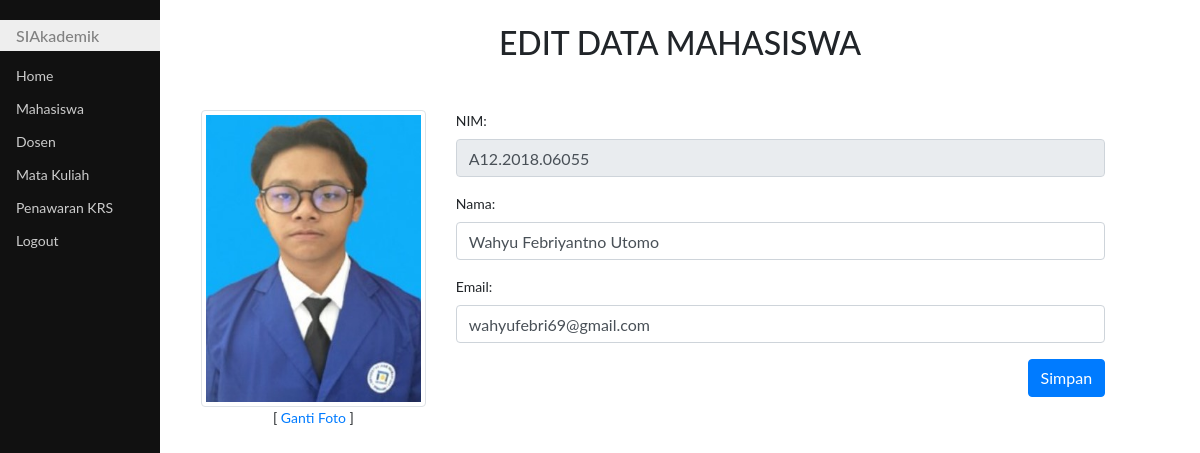
Page /editMhs.php?kode=21 (signed in) on the committed database.
### tables this page shows
CREATE TABLE `mhs` (
  `id` int(11) NOT NULL,
  `nim` char(14) DEFAULT NULL,
  `nama` varchar(50) DEFAULT NULL,
  `email` varchar(50) DEFAULT NULL,
  `foto` varchar(255) DEFAULT NULL
);

### editMhs.php (the view, shortened to what this page needs)
<!DOCTYPE html>
<html>
<head>
	<link rel="stylesheet" type="text/css" href="bootstrap/css/bootstrap.css">
	<link rel="stylesheet" type="text/css" href="style.css">
</head>
<body>
	<?php
	require "koneksi.php";
	$id = $_GET['kode'];
	$sql = "select * from mhs where id='$id'";
	$qry = mysqli_query($koneksi, $sql);
	$row = mysqli_fetch_assoc($qry);
	?>
	<div class="utama">
		<h2 class="mb-5 mt-4 text-center">EDIT DATA MAHASISWA</h2>
		<div class="row ml-3">
			<div class="col-sm-3 text-center">
				<img class="rounded img-thumbnail" src="foto/<?php echo $row['foto'] ?>">
				<div>
					[ <a href="gantiFotoMhs.php?id=<?php echo $row['id'] ?>">Ganti Foto</a> ]
				</div>
			</div>
			<div class="col-sm-8">
				<form enctype="multipart/form-data" method="post" action="query_editMhs.php">
					<div class="form-group">
						<label for="nim">NIM:</label>
						<input class="form-control" type="text" name="nim" id="nim" value="<?php echo $row['nim'] ?>" readonly>
					</div>
					<div class="form-group">
						<label for="nama">Nama:</label>
						<input class="form-control" type="text" name="nama" id="nama" value="<?php echo $row['nama'] ?>">
					</div>
					<div class="form-group">
						<label for="email">Email:</label>
						<input class="form-control" type="email" name="email" id="email" value="<?php echo $row['email'] ?>">
					</div>
					<div>
						<button class="btn btn-primary float-right" type="submit">Simpan</button>
					</div>
				</form>
			</div>
		</div>
	</div>
</body>
</html>

### style.css (style rules this page uses)
body { font-family: "Lato", sans-serif; }
.menusamping { height: 100%; width: 160px; position: fixed; z-index: 1; top: 0; left: 0; background-color: #111; overflow-x: hidden; padding-top: 20px; }
.menusamping a { padding: 6px 8px 6px 16px; text-decoration: none; font-size: 14px; color: #ccc; display: block; }
.menusamping h1 { padding: 6px 8px 6px 16px; text-decoration: none; font-size: 16px; color: #818181; background-color: #eee; display: block; }
.utama { margin-left: 160px; font-size: 14px; padding: 0px 10px; }

### rows in the picture
mhs: foto (picture), nim "A12.2018.06055", nama "Wahyu Febriyantno Utomo", email "wahyufebri69@gmail.com"
